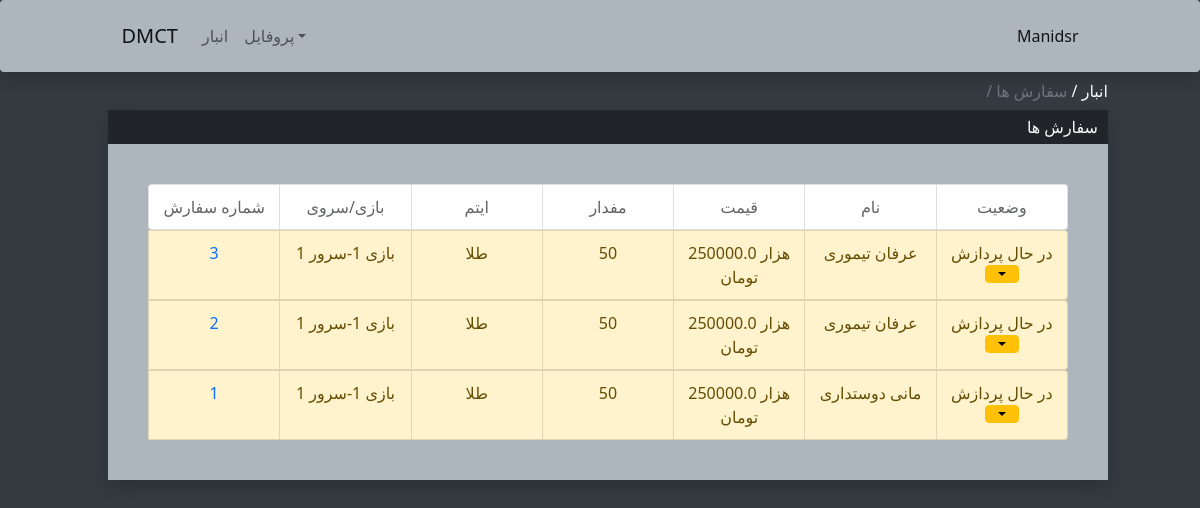
The page /Supply/Offers/ (signed in) on the database its author committed.
### StaffApp/models.py (models this page shows, shortened)
class OfferRequest(models.Model):
    user = models.ForeignKey(User,on_delete=models.CASCADE,related_name="offersrequest",null=True)
    NameUser = models.CharField(max_length=100)
    ContactWay = models.CharField(max_length=200)
    idgame = models.IntegerField()
    game = models.CharField(max_length=200)
    idserver = models.IntegerField()
    server = models.CharField(max_length=200)
    iditem = models.IntegerField()
    item = models.CharField(max_length=500)
    itemQuantity = models.CharField(max_length=500)
    ingamename = models.CharField(max_length=200)
    note = models.CharField(max_length=500)
    finalPrice = models.FloatField()
    Status = models.IntegerField()

### StaffApp/views.py (the view, shortened to what this page needs)
# urls.py: path("Offers/",views.GetOffers,name="GetOffers"),
@login_required(login_url='/login/')
def GetOffers(response):
    try:
        Offers = reversed(OfferRequest.objects.all())
    except:
        return redirect("/Supply/Offers")
    return render(response,"StaffApp/ListOffers.html",{"Offerslist":Offers})

### StaffApp/templates/StaffApp/ListOffers.html (shortened to what this page needs)
{% extends 'StaffApp/BaseMenu.html'%}
{% block Link %}
    <a href="/Supply" style="color: #f8f9fa;">انبار / </a>
    <a href="/Supply/Offers" style="pointer-events: none;color: #d9dbdd;" class="text-muted">سفارش ها / </a>
{% endblock %}
{% block TitleCont%}
سفارش ها
{% endblock %}
{% block Contant %}
    <div style="margin: 0 40px;">
    <ul class="list-group list-group-horizontal justify-content-center ">
        <li class="list-group-item col list-group-item-light" style="text-align: center;padding: 10px 0;">شماره سفارش</li>
        <li class="list-group-item col list-group-item-light" style="text-align: center;padding: 10px 0;">بازی/سروی</li>
        <li class="list-group-item col list-group-item-light" style="text-align: center;padding: 10px 0;">ایتم</li>
        <li class="list-group-item col list-group-item-light" style="text-align: center;padding: 10px 0;">مفدار</li>
        <li class="list-group-item col list-group-item-light" style="text-align: center;padding: 10px 0;">قیمت</li>
        <li class="list-group-item col list-group-item-light" style="text-align: center;padding: 10px 0;">نام</li>
        <li class="list-group-item col list-group-item-light" style="text-align: center;padding: 10px 0;">وضعیت</li>
    </ul>
    {% if request.user.is_staff %}
        {% for Offer in Offerslist %}
            {% if Offer.Status == 1 %}
            <form method="POST" style="margin: 0;">
                <ul class="list-group list-group-horizontal justify-content-center ">
                    <li class="list-group-item col list-group-item-warning" style="text-align: center;padding: 10px 0;"><a href="{{Offer.id}}">{{Offer.id}}</a></li>
                    <li class="list-group-item col list-group-item-warning" style="text-align: center;padding: 10px 0;">{{Offer.game}}-{{Offer.server}}</li>
                    <li class="list-group-item col list-group-item-warning" style="text-align: center;padding: 10px 0;">{{Offer.item}}</li>
                    <li class="list-group-item col list-group-item-warning" style="text-align: center;padding: 10px 0;">{{Offer.itemQuantity}}</li>
                    <li class="list-group-item col list-group-item-warning" style="text-align: center;padding: 10px 0;">{{Offer.finalPrice}} هزار تومان</li>
                    <li class="list-group-item col list-group-item-warning" style="text-align: center;padding: 10px 0;">{{Offer.NameUser}}</li>
                    <li class="list-group-item col list-group-item-warning" style="text-align: center;padding: 10px 0;">در حال پردازش
                        <button class="btn btn-warning dropdown-toggle" type="button" id="dropdownMenuButton1" data-bs-toggle="dropdown" aria-expanded="false"></button>
                    </li>
                </ul>
            </form>
    {% endif %}
    {% endfor%}
    {% endif %}
</div>
{% endblock %}

### StaffApp/templates/StaffApp/BaseMenu.html (shortened to what this page needs)
<html lang="en">
<head>
    <link href="https://cdn.jsdelivr.net/npm/bootstrap@5.0.2/dist/css/bootstrap.min.css" rel="stylesheet">
</head>
<body>
    <nav class="navbar navbar-expand-lg navbar-light shadow p-3 bg-body rounded col-12">
        <div class="container-fluid" style="margin: 0 8%;">
          <a class="navbar-brand" href="#">DMCT</a>
          <div class="collapse navbar-collapse" id="navbarSupportedContent">
            <ul class="navbar-nav me-auto mb-2 mb-lg-0">
              <li class="nav-item">
                <a class="nav-link" aria-current="page" href="/Supply">انبار</a>
              </li>
              <li class="nav-item dropdown">
                <a class="nav-link dropdown-toggle" href="#" id="navbarDropdown" role="button" data-bs-toggle="dropdown" aria-expanded="false">پروفایل</a>
                  <hr class="dropdown-divider"></li>
                </ul>
            <a href="#" style="text-decoration: none;color: rgba(0, 0, 0, 0.9);font-weight: 500;text-transform: capitalize;">{{user.username}}</a>
          </div>
        </div>
    </nav>
    <div class="col-10" style="margin: 7px 9%;direction: rtl;">
      {% block Link%}{% endblock%}
    </div>
    <div class="col-10 shadow" style="margin: 0 9%;">
        <div style="background-color: #212529;color: #f8f9fa;">
            <p style="padding: 5px 10px;margin-bottom: 0;direction: rtl;">{% block TitleCont%}ایتم خود را انتخاب کنید{% endblock %}</p>
        </div>
        <div style="background-color: #adb5bd; padding: 40px 0;">
          {%if user.is_authenticated %}
            {% block Contant%}لطفا اول در سایت ورود کنید{% endblock %}
          {% endif %}
        </div>
    </div>
</body>
</html>

### StaffApp/templates/StaffApp/BaseMenu.html (style rules this page uses)
.bg-body { background-color: #adb5bd!important; }
body { background-color: #343a40; }
a { text-decoration: none; }

### rows shown on the page
OfferRequest: id "3", game "بازی 1", server "سرور 1", item "طلا", itemQuantity "50", finalPrice "250000.0", NameUser "عرفان تیموری"
OfferRequest: id "2", game "بازی 1", server "سرور 1", item "طلا", itemQuantity "50", finalPrice "250000.0", NameUser "عرفان تیموری"
OfferRequest: id "1", game "بازی 1", server "سرور 1", item "طلا", itemQuantity "50", finalPrice "250000.0", NameUser "مانی دوستداری"

### other values the page prints
{{ user.username }} "Manidsr"
